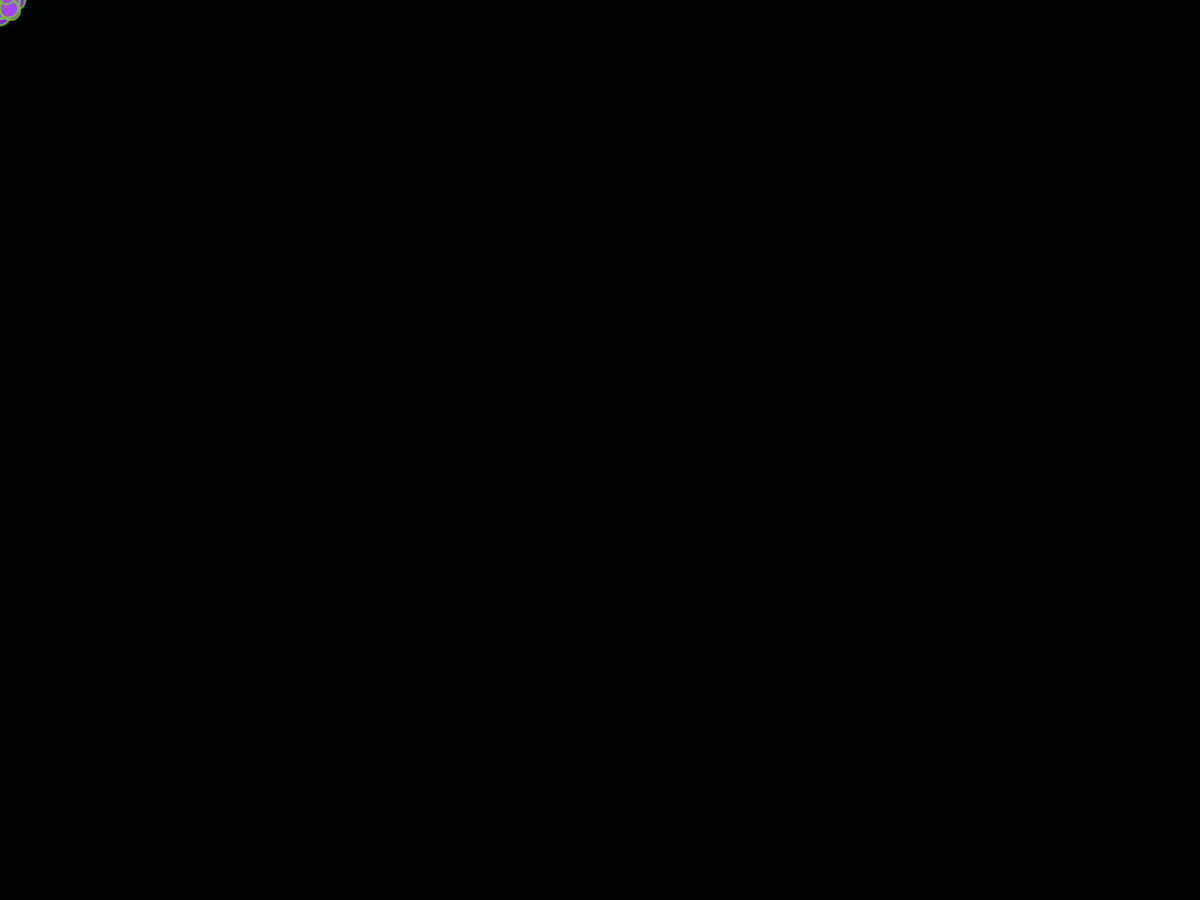
Frame 1 (no input)
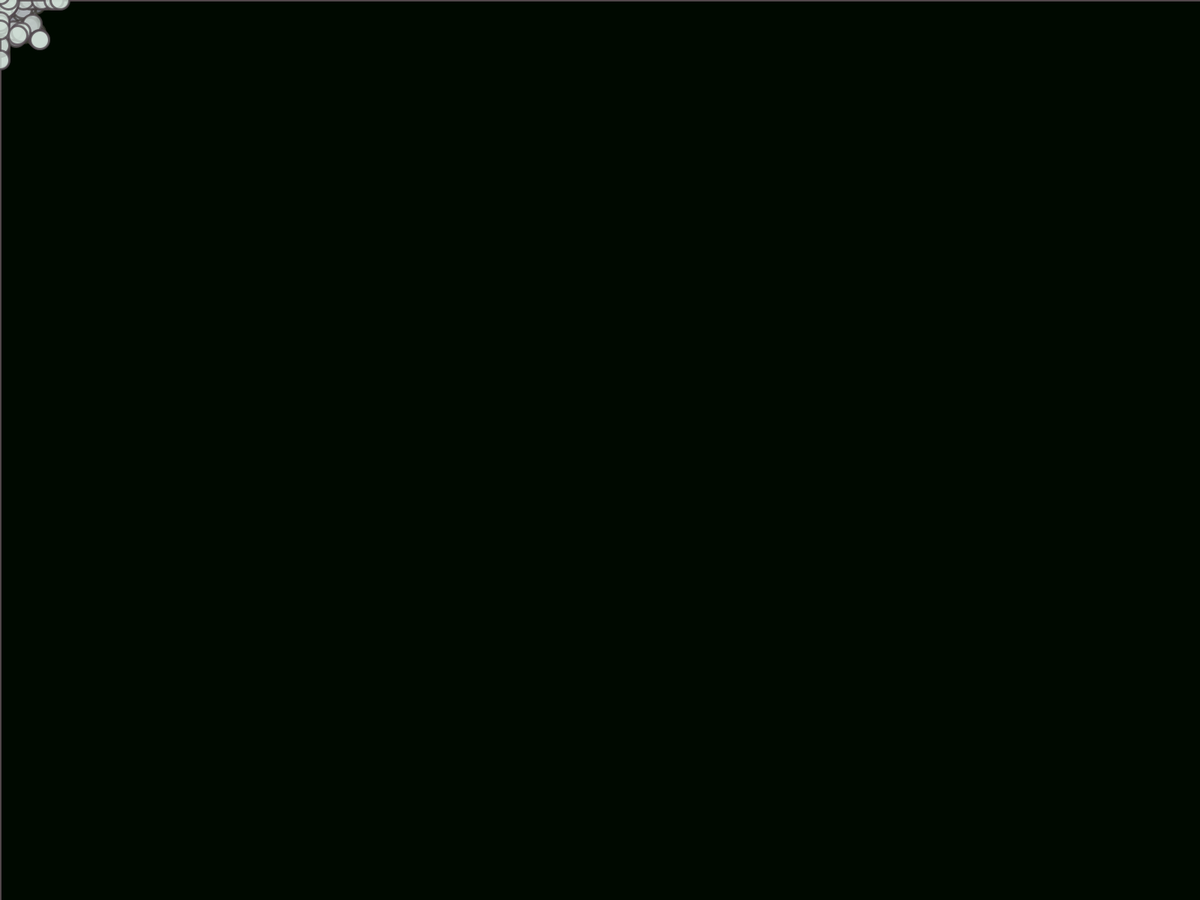
Frame 60 (the mouse pressed at the canvas centre just before this capture)
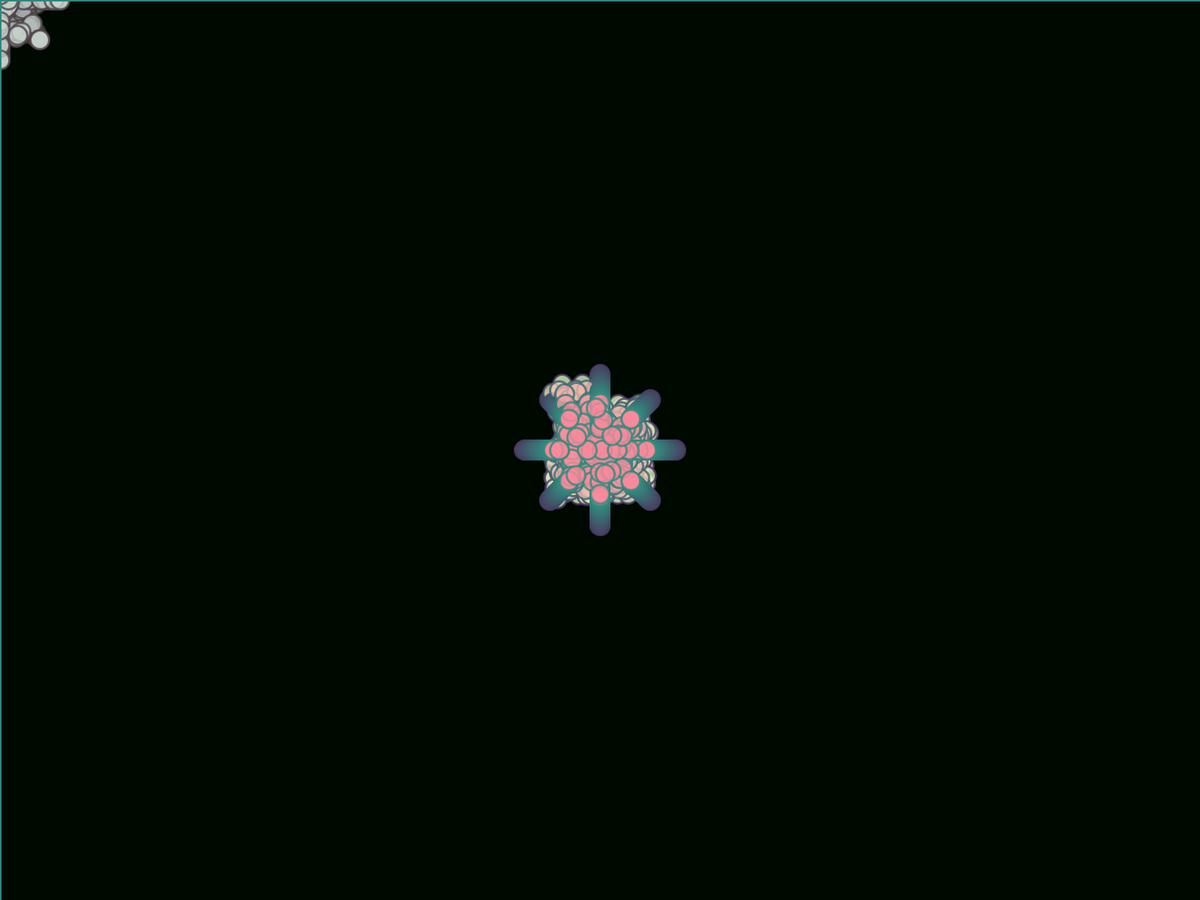
Frame 120 (the mouse held since frame 60 and released just before this capture)

The Processing sketch that drew these frames (run headless with seeded random() and noise(); from frame 60 on, the mouse is pressed at the canvas centre):

// Processing sketch: mySketch
// ── mySketch.pde
float rate1 = 3;//For circle color (r,g,b) rate of change;
float m = 255;//"m" is maximum
float w = 3; //stroke weight

//Color Values
	//Color Values: Circle
		//Color Values: Circle - Base
float rC = random(m);
float gC = random(m);
float bC = random(m);

		//Color Values: Circle - Rate of Change
float changeRed = random(rate1);
float changeGreen = random(rate1);
float changeBlue = random(rate1);

	//Color Values: Rectangle/Backgound
float rR;
float gR;
float bR;

//Transparent Values
float t = 200;//
float t1 = 20;//for background

//Values of Circles
	//Radius of Circles
float r1 = 50;//main circle radius
float r2 = r1/2;//sub circle radius

	//Distance between the Cirlces
float d = 20;//base distance radius
float D = 1;//alternating distance
float dd;//base distance diagonally

//Movement Values

//<><><><><><><><><><><><><><><><><><><><><><><><><><><><>|

//Setup
void setup() {
  fullScreen();
  background(0);
}

//<><><><><><><><><><><><><><><><><><><><><><><><><><><><>|

void draw() {
  
  //Rectangle/Background Description
  	//Establishing Rectangle/Background Base
  rR = m - rC*2;
  gR = m - gC*2;
  bR = m - bC*2;
  
  	//Rectangle/Background Fill
  fill(rR*.6,gR*.6,bR*.6,t1/1.5);
  
  //Rectangle/Background
  rect(0,0,2500,2500);
  //background (m-rC/2,m-gC/2,m-bC/2);
  //background(100);
  
  //~~~~~~~~~~~~~~~~~~~~~~~~~~~~~~~~~~~~~
  
  //Circle Descriptions
  
  	//Establishing Values for circle
  rC = rC + changeRed;//Color alternation for red
  	if (rC > m) {
      //rC = rC - changeRed;
      changeRed = changeRed * -1;
    }
  	if (rC < 0) {
      //rC = rC + changeRed;
      changeRed = changeRed * -1;
    }
  
  gC = gC + changeGreen;//Color alternation for green
  	if (gC > m) {
      //gC = gC - changeGreen;
      changeGreen = changeGreen * -1;
    }
  	if ( gC < 0 ) {
      //gC = gC + changeGreen;
      changeGreen = changeGreen * -1;
    }
  
  bC = bC + changeBlue;//Color alternation for blue
  	if ( bC > m ) {
      changeBlue = changeBlue * -1;
      //bC = bC - changeBlue;
    }
  	if (bC < 0) {
      changeBlue = changeBlue * -1;
      //bC = bC + changeBlue;
    }
  
  	//Circle Stroke: uses inverse color values
  strokeWeight( w );
  stroke( m - rC/1.2 , m - gC/1.2 , m - bC/1.2 , t );
  
  	//Circle Fill
  fill( rC , gC , bC , t );
  
  //~~~~~~~~~~~~~~~~~~~~~~~~~~~~~~~~~~~~~
  
  //Circles/Ellipses
  	//Main Circle set
  ellipse( mouseX , mouseY , r1 , r1 );
  	//Sub Circles set
  d = d + D;//Sub circles x&y-axis distance alternating
  dd = d * 2 / 3;
  	if (d > 100) {
      D = D * -1;
    }
  	if (d < 10) {
      D = D * -1;
    }
  
  	//variation on x-axis
  	//var1.1
  ellipse(mouseX + random(d), mouseY , r2 , r2);
  ellipse(mouseX - random(d), mouseY , r2 , r2);
  	//var1.2
  ellipse(mouseX + d, mouseY , r2 , r2);
  ellipse(mouseX - d, mouseY , r2 , r2);
  	//var2.1
  ellipse(mouseX + random(d) - random(d), mouseY , r2 , r2);
  ellipse(mouseX + random(d) - random(d), mouseY , r2 , r2);
	//var2.2
  ellipse(mouseX + d - random(d), mouseY , r2 , r2);
  ellipse(mouseX + random(d) - d, mouseY , r2 , r2);
  	//variation on y-axis
  	//var1.1
  ellipse(mouseX, mouseY + random(d), r2 , r2);
  ellipse(mouseX, mouseY - random(d), r2 , r2);
  	//var1.2
  ellipse(mouseX, mouseY + d, r2, r2);
  ellipse(mouseX, mouseY - d, r2, r2);
  	//var2.1
  ellipse(mouseX, mouseY + random(d) - random(d), r2 , r2);
  ellipse(mouseX, mouseY + random(d) - random(d), r2 , r2);
	//var2.2
  ellipse(mouseX, mouseY + d - random(d), r2 , r2);
  ellipse(mouseX, mouseY + random(d) - d, r2 , r2);
  
  	//variation on diagonal-axis
  	//var1.1
  ellipse(mouseX + random(dd), mouseY + random(dd), r2 , r2);
  ellipse(mouseX + random(dd), mouseY - random(dd), r2 , r2);
  
  ellipse(mouseX - random(dd), mouseY + random(dd), r2 , r2);
  ellipse(mouseX - random(dd), mouseY - random(dd), r2 , r2);
  	//var1.2
  ellipse(mouseX + dd, mouseY + dd, r2 , r2);
  ellipse(mouseX + dd, mouseY - dd, r2 , r2);
  ellipse(mouseX - dd, mouseY + dd, r2 , r2);
  ellipse(mouseX - dd, mouseY - dd, r2 , r2);
  	//var2.1
  ellipse(mouseX + random(dd) - random(dd), mouseY + random(dd) - random(dd), r2 , r2);
  ellipse(mouseX + random(dd) - random(dd), mouseY + random(dd) - random(dd), r2 , r2);
  	//var2.2
  ellipse(mouseX + dd - random(dd), mouseY + dd - random(dd), r2 , r2);
  ellipse(mouseX + dd - random(dd), mouseY + random(dd) - dd, r2 , r2);
  ellipse(mouseX + random(dd) - dd, mouseY + dd - random(dd), r2 , r2);
  ellipse(mouseX + random(dd) - dd, mouseY + random(dd) - d, r2 , r2);

	if (mousePressed) {
      t1 = 0;
    } else {
      t1 = 20;
    }
}

void keyPressed() {
  if (key == 'S') {
    r1 = r1 + 1;
    r2 = r1 * 2 / 3;
  }
  if (key == 's') {
    r1 = r1 - 1;
    r2 = r1 * 2 / 3;
  }
  if (key == 'D') {
    d = d + 1;
    D = 0;
  }
  if (key == 'd') {
    d = d - 1;
    D = 0;
  }
  if (key == 'r') {
    rC = rC - 1;
    changeRed = 0;
    changeGreen = 0;
    changeBlue = 0;
  }
  if (key == 'R') {
    rC = rC + 1;
    changeRed = 0;
    changeGreen = 0;
    changeBlue = 0;
  }
  if (key == 'g') {
    gC = gC - 1;
    changeRed = 0;
    changeGreen = 0;
    changeBlue = 0;
  }
  if (key == 'G') {
    gC = gC + 1;
    changeRed = 0;
    changeGreen = 0;
    changeBlue = 0;
  }
  if (key == 'B') {
    bC = bC + 1;
    changeRed = 0;
    changeGreen = 0;
    changeBlue = 0;
  }
  if (key == 'b') {
    bC = bC - 1;
  	changeRed = 0;
    changeGreen = 0;
    changeBlue = 0;
  }
  if (key == '0') {
    t1 = 10000;
  }
  if (key == 'w') {
    w = w - 1;
  }
  if (key == 'W') {
    w = w + 1;
  }
}
